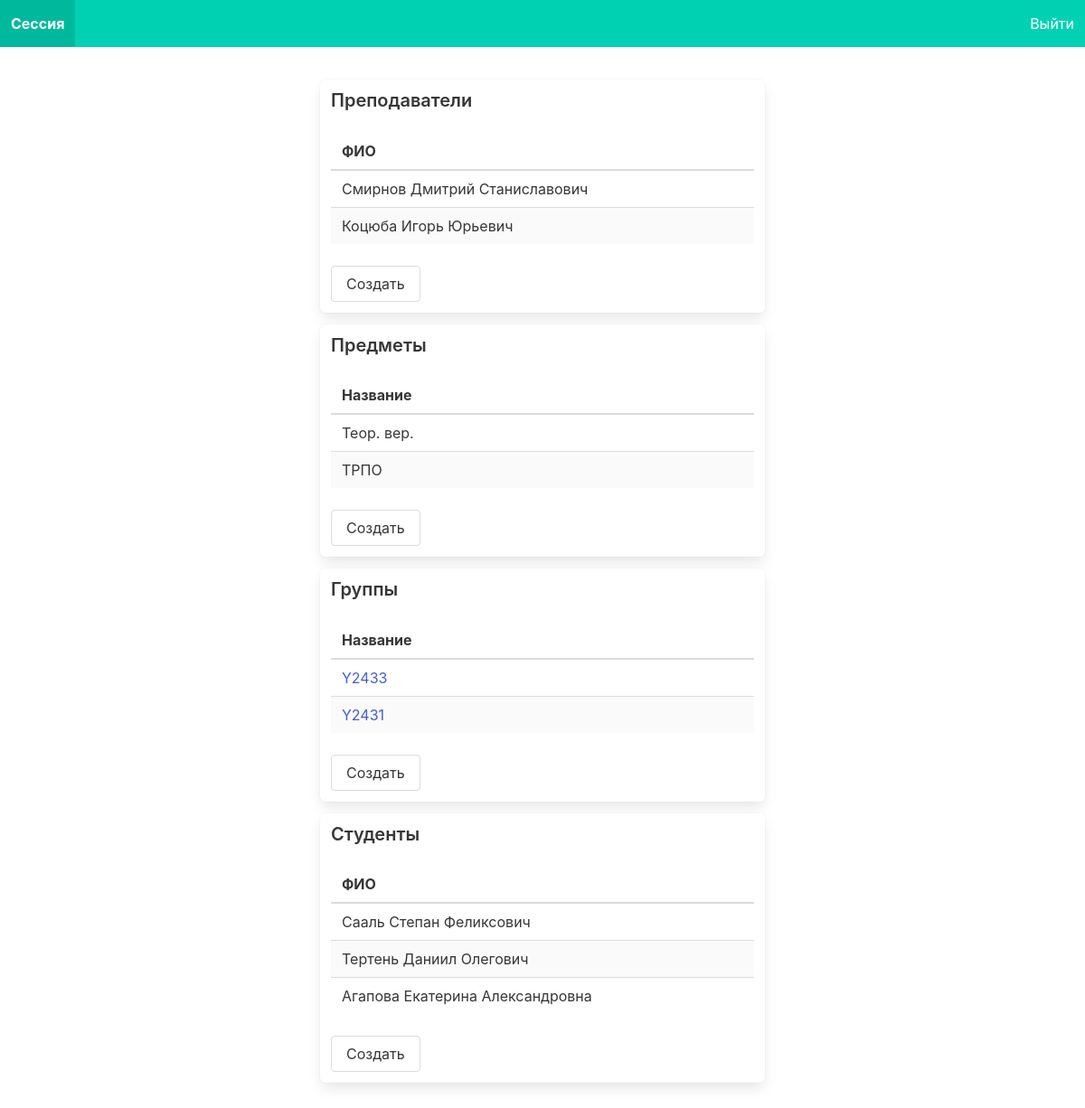
The page /rector/ (signed in) on the database its author committed.
### final_project/models.py (models this page shows, shortened)
class User(AbstractUser):
    middle_name = models.CharField(max_length=150, blank=True)
    is_student = models.BooleanField(default=False)
    is_teacher = models.BooleanField(default=False)
    group = models.ForeignKey(Group, on_delete=models.CASCADE, default=None, blank=True, null=True)

class Subject(models.Model):
    name = models.CharField(max_length=45)
    code = models.CharField(max_length=10)

class Group(models.Model):
    name = models.CharField(max_length=10)
    course = models.IntegerField()

### final_project/views.py (the view)
# urls.py: path('rector/', views.rector_main_page),
@login_required
def rector_main_page(request):
    teachers = User.objects.filter(is_teacher=True)
    students = User.objects.filter(is_student=True)
    subjects = Subject.objects.all()
    groups = Group.objects.all()
    return render(request, 'rector_main_page.html',
                  {'teachers': teachers, 'students': students, 'subjects': subjects, 'groups': groups})

### templates/rector_main_page.html
{% extends 'layout.html' %}
{% block body %}
    <div class="columns is-centered" style="margin-bottom: 25px;">
        <div class="column is-half box">
            <h2 class="title is-5">Преподаватели</h2>
            <table class="table is-fullwidth is-striped">
                <thead>
                    <th>ФИО</th>
                </thead>
                <tbody>
                    {% for teacher in teachers %}
                        <tr>
                            <td>{{ teacher.last_name }} {{ teacher.first_name }} {{ teacher.middle_name }}</td>
                        </tr>
                    {% endfor %}
                </tbody>
            </table>
            <a href="/teachers/" class="button">Создать</a>
        </div>
    </div>
    <div class="columns is-centered" style="margin-bottom: 25px;">
        <div class="column is-half box">
            <h2 class="title is-5">Предметы</h2>
            <table class="table is-fullwidth is-striped">
                <thead>
                    <th>Название</th>
                </thead>
                <tbody>
                    {% for subject in subjects %}
                        <tr>
                            <td>{{ subject.name }}</td>
                        </tr>
                    {% endfor %}
                </tbody>
            </table>
            <a href="/subjects/" class="button">Создать</a>
        </div>
    </div>
    <div class="columns is-centered" style="margin-bottom: 25px;">
        <div class="column is-half box">
            <h2 class="title is-5">Группы</h2>
            <table class="table is-fullwidth is-striped">
                <thead>
                    <th>Название</th>
                </thead>
                <tbody>
                    {% for group in groups %}
                        <tr>
                            <td><a href="/groups/{{ group.id }}/">
                                {{ group.name }}
                            </a></td>
                        </tr>
                    {% endfor %}
                </tbody>
            </table>
            <a href="/groups/" class="button">Создать</a>
        </div>
    </div>
    <div class="columns is-centered" style="margin-bottom: 25px;">
        <div class="column is-half box">
            <h2 class="title is-5">Студенты</h2>
            <table class="table is-fullwidth is-striped">
                <thead>
                    <th>ФИО</th>
                </thead>
                <tbody>
                    {% for student in students %}
                        <tr>
                            <td>{{ student.last_name }} {{ student.first_name }} {{ student.middle_name }}</td>
                        </tr>
                    {% endfor %}
                </tbody>
            </table>
            <a href="/students/" class="button">Создать</a>
        </div>
    </div>
{% endblock %}

### rows shown on the page
User: last_name "Смирнов", first_name "Дмитрий", middle_name "Станиславович"
User: last_name "Коцюба", first_name "Игорь", middle_name "Юрьевич"
Subject: name "Теор. вер."
Subject: name "ТРПО"
Group: name "Y2433"
Group: name "Y2431"
User: last_name "Сааль", first_name "Степан", middle_name "Феликсович"
User: last_name "Тертень", first_name "Даниил", middle_name "Олегович"
User: last_name "Агапова", first_name "Екатерина", middle_name "Александровна"
